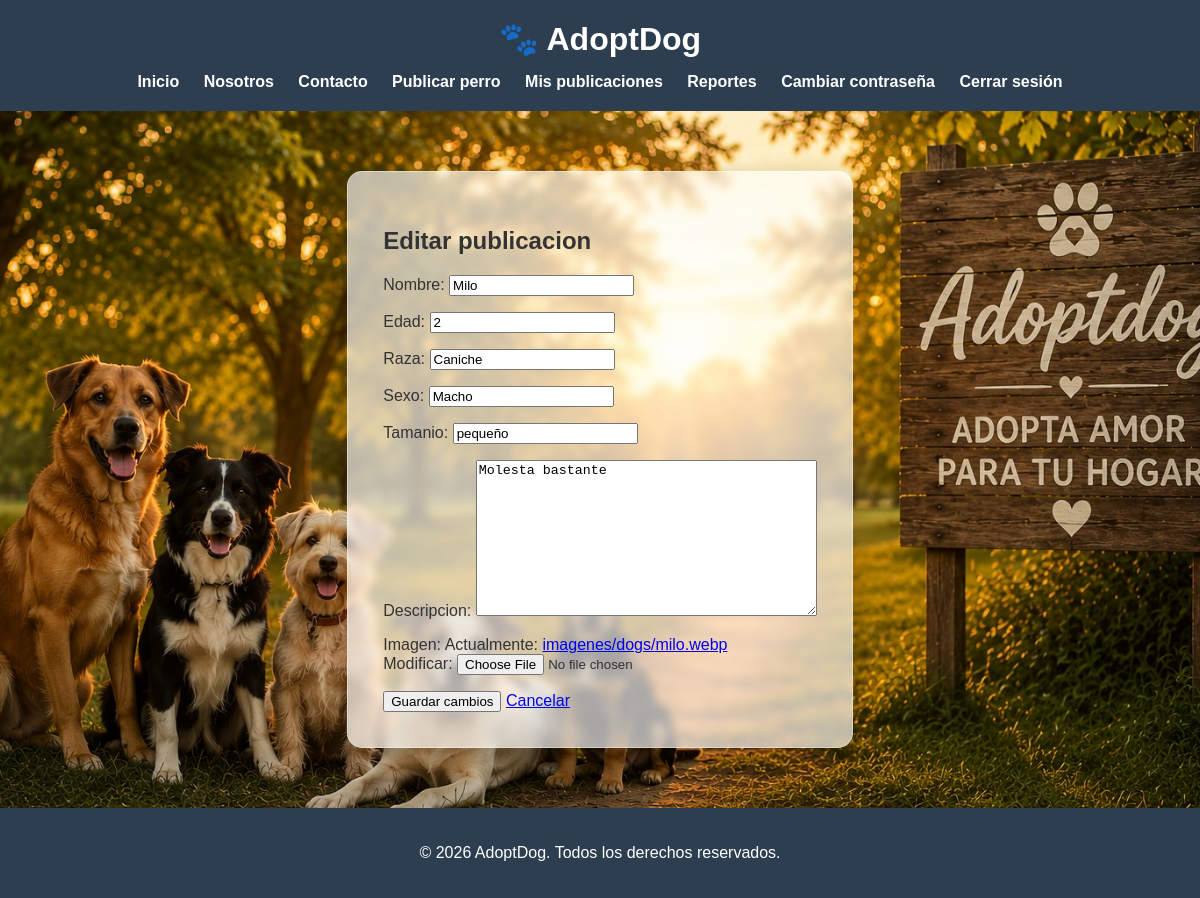
/editar/13/ (signed in), run on the app's committed database.
### app/models.py (models this page shows, shortened)
class Animal(models.Model):
    ESTADO_DISPONIBLE = "Disponible"
    ESTADO_ADOPTADO = "Adoptado"
    ESTADO_BAJA = "Dado de baja"
    nombre = models.CharField(max_length=100)
    edad = models.IntegerField()
    raza = models.CharField(max_length=100)
    sexo = models.CharField(max_length=20)
    tamanio = models.CharField(max_length=50)
    descripcion = models.TextField()
    imagen = models.ImageField(upload_to='imagenes/dogs/')
    estado = models.CharField(max_length=50, default=ESTADO_DISPONIBLE)
    fecha_publicacion = models.DateTimeField(auto_now_add=True, null=True, blank=True)
    fecha_adopcion = models.DateTimeField(null=True, blank=True)
    fecha_baja = models.DateTimeField(null=True, blank=True)
    owner = models.ForeignKey(
        User,
        on_delete=models.CASCADE,
        null=True,
        blank=True
    )

### app/views.py (the view)
# urls.py: path('editar/<int:animal_id>/', views.editar_publicacion, name='editar_publicacion'),
@login_required
def editar_publicacion(request, animal_id):
    animal = get_object_or_404(
        Animal,
        id=animal_id,
        owner=request.user,
        estado=Animal.ESTADO_DISPONIBLE
    )
    if request.method == 'POST':
        form = AnimalForm(request.POST, request.FILES, instance=animal)
        if form.is_valid():
            form.save()
            return redirect('mis_publicaciones')
    else:
        form = AnimalForm(instance=animal)
    return render(request, 'editar_publicacion.html', {
        'form': form,
        'animal': animal
    })

### app/forms.py
class AnimalForm(forms.ModelForm):
    class Meta:
        model = Animal
        fields = ['nombre', 'edad', 'raza', 'sexo' , 'tamanio', 'descripcion', 'imagen']

### app/templates/editar_publicacion.html (shortened to what this page needs)
{% extends 'base.html' %}
{% block content %}
<div class="panel-contenido">
    <h2>Editar publicacion</h2>
    <form method="POST" enctype="multipart/form-data">
        {{ form.as_p }}
        <button type="submit" class="btn btn-primary">
            Guardar cambios
        </button>
        <a href="{% url 'mis_publicaciones' %}" class="btn btn-secondary">
            Cancelar
        </a>
    </form>
</div>
{% endblock %}

### app/static/styles/styles.css (style rules this page uses)
body { margin: 0; font-family: Arial, Helvetica, sans-serif; background-color: #f5f7fa; color: #333; }
html, body { height: 100%; margin: 0; }
body { display: flex; flex-direction: column; min-height: 100vh; background-image: url("../imagenes/fondo.jpg"); background-size: cover; background-position: center; background-repeat: no-repeat; background-attachment: fixed; }
.panel-contenido { max-width: 900px; margin: 30px auto; background: rgba(255, 255, 255, 0.65); padding: 35px; border-radius: 15px; border: 1px solid rgba(255, 255, 255, 0.4); box-shadow: 0 8px 25px rgba(0, 0, 0, 0.25); backdrop-filter: blur(4px); -webkit-backdrop-filter: blur(4px); }

### data on the page
Animal: nombre "Milo", edad "2", raza "Caniche", sexo "Macho", tamanio "pequeño", descripcion "Molesta bastante"
